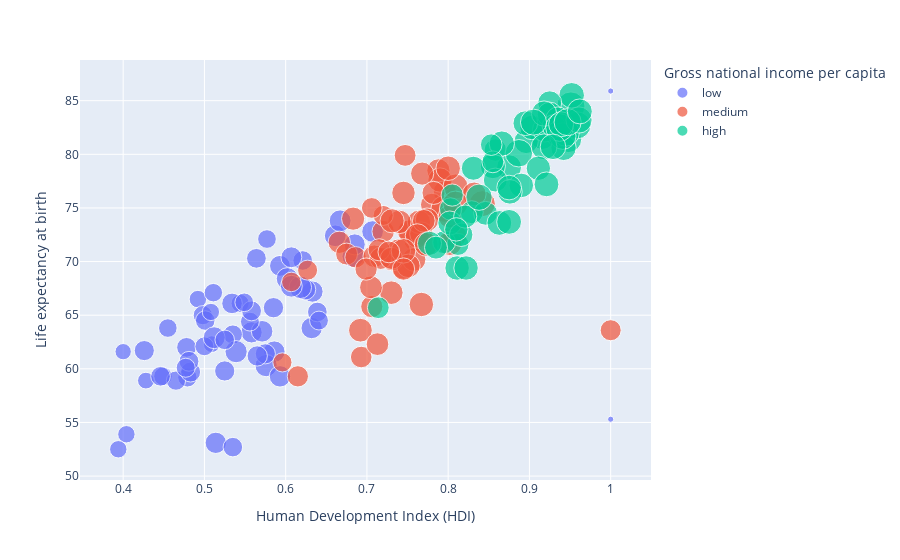

Notebook code cell kept with this figure:
### Code cell
dataset["Human Development Index (HDI) "].replace("..", "1", inplace=True)
dataset["Human Development Index (HDI) "] = pd.to_numeric(dataset["Human Development Index (HDI) "])
dataset["Life expectancy at birth"].replace("..", "1", inplace=True)
dataset["Life expectancy at birth"] = pd.to_numeric(dataset["Life expectancy at birth"])
dataset["Expected years of schooling"].replace("..", "1", inplace=True)
dataset["Expected years of schooling"] = pd.to_numeric(dataset["Expected years of schooling"])
dataset["Gross national income (GNI) per capita"].replace("..", "1", inplace=True)
dataset["Gross national income (GNI) per capita"] = pd.to_numeric(dataset["Gross national income (GNI) per capita"])

dataset["Gross national income per capita"] = pd.qcut(dataset["Gross national income (GNI) per capita"], 3, labels=["low", "medium", "high"])

fig = px.scatter(dataset, x="Human Development Index (HDI) ", y="Life expectancy at birth", size='Expected years of schooling', color= dataset["Gross national income per capita"], hover_data=["Human Development Index (HDI) "])
fig.show()

### Figure 1 — Plotly figure (JSON) as saved in the notebook; plotly's stock layout.template omitted (floating-point values rounded to 4 significant figures)
{"data": [{"hovertemplate": "Gross national income per capita=low<br>Human Development Index (HDI) =%{x}<br>Life expectancy at birth=%{y}<br>Expected years of schooling=%{marker.size}<extra></extra>", "legendgroup": "low", "marker": {"color": "#636efa", "size": [10.3, 12.2, 12.4, 13, 10.8, 9.1, 10.7, 11.5, 13.1, 8, 8, 11.9, 12.3, 9.8, 7.4, 8.1, 9.7, 9.4, 12, 9.8, 10.6, 9.7, 10.1, 11.9, 10.7, 11.8, 12, 10.4, 10.1, 12.7, 7.4, 10.2, 9.4, 1, 10.2, 10.9, 12.9, 12.6, 7, 10.1, 8.7, 10.4, 11.2, 12.4, 13.4, 9, 9.6, 10.3, 1, 7.9, 9.2, 11.7, 9.2, 12.6, 13, 9.4, 10.1, 11.5, 9.1, 10.9, 12.1], "sizemode": "area", "sizeref": 0.05275, "symbol": "circle"}, "mode": "markers", "name": "low", "orientation": "v", "showlegend": true, "type": "scatter", "x": [0.478, 0.586, 0.661, 0.683, 0.525, 0.449, 0.426, 0.593, 0.576, 0.404, 0.394, 0.558, 0.571, 0.479, 0.509, 0.492, 0.498, 0.5, 0.632, 0.465, 0.483, 0.535, 0.621, 0.633, 0.575, 0.624, 0.514, 0.481, 0.501, 0.512, 0.428, 0.639, 0.556, 1, 0.446, 0.585, 0.602, 0.667, 0.4, 0.535, 0.544, 0.558, 0.534, 0.707, 0.618, 0.511, 0.477, 0.564, 1, 0.508, 0.577, 0.685, 0.549, 0.607, 0.539, 0.641, 0.525, 0.607, 0.455, 0.565, 0.593], "xaxis": "x", "y": [62, 61.6, 72.4, 70.5, 59.8, 59.3, 61.7, 69.6, 60.3, 53.9, 52.5, 63.4, 63.5, 59.2, 62.3, 66.5, 65, 62.1, 63.8, 58.9, 59.7, 63.2, 70.1, 67.2, 61.4, 67.4, 53.1, 60.7, 64.5, 62.9, 58.9, 65.3, 64.4, 85.9, 59.3, 65.7, 68.4, 73.8, 61.6, 52.7, 66.1, 65.4, 66.1, 72.8, 67.6, 67.1, 60.1, 70.3, 55.3, 65.3, 72.1, 71.6, 66.2, 67.7, 61.6, 64.5, 62.7, 70.4, 63.8, 61.2, 59.3], "yaxis": "y"}, {"hovertemplate": "Gross national income per capita=medium<br>Human Development Index (HDI) =%{x}<br>Life expectancy at birth=%{y}<br>Expected years of schooling=%{marker.size}<extra></extra>", "legendgroup": "medium", "marker": {"color": "#EF553B", "size": [14.4, 14.6, 14.2, 17.9, 13.1, 13.5, 15.7, 15.2, 13.2, 14.9, 13.8, 12.3, 15.6, 14.2, 14.4, 16.5, 14.4, 13.3, 14.5, 14.6, 13.8, 12.7, 9.7, 14.7, 13, 15.6, 18.7, 10.6, 13.7, 14.6, 12.1, 13.4, 10.6, 10.1, 11.3, 12.6, 14.9, 15, 15.1, 14.2, 11.9, 11.7, 13.6, 15.8, 13, 15.4, 13.1, 12.9, 14.7, 14.4, 13.6, 14.1, 13, 15.9, 16, 15.4, 13.2, 15, 16.8, 12.5], "sizemode": "area", "sizeref": 0.05275, "symbol": "circle"}, "mode": "markers", "name": "medium", "orientation": "v", "showlegend": true, "type": "scatter", "x": [0.796, 0.745, 0.788, 0.842, 0.759, 0.745, 0.79, 0.808, 0.666, 0.692, 0.78, 0.693, 0.754, 0.768, 0.752, 0.809, 0.764, 0.72, 0.767, 0.74, 0.731, 0.675, 0.596, 0.73, 0.706, 0.802, 0.795, 0.627, 0.705, 0.774, 0.686, 0.709, 0.72, 0.607, 0.706, 0.747, 0.758, 0.739, 0.832, 0.683, 0.615, 1, 0.77, 0.767, 0.717, 0.762, 0.699, 0.715, 0.751, 0.802, 0.713, 0.782, 0.73, 0.8, 0.745, 0.731, 0.745, 0.773, 0.809, 0.727], "xaxis": "x", "y": [76.5, 76.4, 78.5, 75.4, 72, 69.4, 77.6, 72.4, 71.8, 63.6, 75.3, 61.1, 72.8, 78.2, 72.8, 77, 73.7, 72.8, 72.6, 73.7, 70.2, 70.7, 60.6, 67.1, 65.8, 71.7, 74.9, 69.2, 67.6, 73.9, 70.4, 70.5, 74.3, 68.1, 75, 79.9, 70.2, 71, 76.3, 74, 59.3, 63.6, 73.8, 66, 70.3, 72.4, 69.3, 71.1, 69.6, 74.2, 62.3, 76.4, 70.3, 78.7, 71, 73.8, 69.3, 71.6, 75.4, 70.9], "yaxis": "y"}, {"hovertemplate": "Gross national income per capita=high<br>Human Development Index (HDI) =%{x}<br>Life expectancy at birth=%{y}<br>Expected years of schooling=%{marker.size}<extra></extra>", "legendgroup": "high", "marker": {"color": "#00cc96", "size": [13.3, 21.1, 16, 12.9, 16.3, 19.6, 14, 13.9, 16.4, 16.7, 15.1, 15.6, 18.7, 15.9, 19.1, 15.8, 17, 20, 12.5, 17.3, 15, 19.2, 18.9, 16.1, 16.2, 15.2, 15.8, 16.5, 15.3, 16.2, 15.2, 16.3, 14.4, 13.3, 16.8, 15.2, 18.7, 20.3, 18.2, 14.6, 13.1, 16, 16.9, 12.6, 14.2, 15.8, 15.4, 12.3, 16.1, 13.9, 16.5, 17.7, 17.9, 19.4, 16.5, 14.5, 18.3, 15.7, 17.3, 16.3], "sizemode": "area", "sizeref": 0.05275, "symbol": "circle"}, "mode": "markers", "name": "high", "orientation": "v", "showlegend": true, "type": "scatter", "x": [0.858, 0.951, 0.916, 0.812, 0.875, 0.937, 0.829, 0.795, 0.936, 0.855, 0.858, 0.896, 0.948, 0.89, 0.94, 0.903, 0.942, 0.887, 0.714, 0.952, 0.846, 0.959, 0.945, 0.919, 0.895, 0.925, 0.811, 0.925, 0.831, 0.863, 0.935, 0.875, 0.93, 0.803, 0.918, 0.802, 0.941, 0.937, 0.961, 0.816, 0.805, 0.876, 0.866, 0.855, 0.821, 0.822, 0.777, 0.853, 0.875, 0.785, 0.939, 0.918, 0.905, 0.947, 0.962, 0.81, 0.838, 0.911, 0.929, 0.921], "xaxis": "x", "y": [80.4, 84.5, 81.6, 71.6, 78.8, 81.9, 74.6, 71.8, 82.7, 78.9, 77.6, 81.2, 81.4, 77.1, 82, 82.5, 80.6, 80.1, 65.7, 85.5, 74.5, 82.7, 82, 82.3, 82.9, 84.8, 69.4, 83.7, 78.7, 73.6, 83.3, 73.7, 82.6, 74.9, 83.8, 73.6, 81.7, 82.5, 83.2, 72.5, 76.2, 76.5, 81, 79.3, 74.2, 69.4, 71.7, 80.9, 76.9, 71.3, 82.8, 80.7, 83, 83, 84, 73, 76, 78.7, 80.7, 77.2], "yaxis": "y"}], "layout": {"legend": {"itemsizing": "constant", "title": {"text": "Gross national income per capita"}, "tracegroupgap": 0}, "margin": {"t": 60}, "xaxis": {"anchor": "y", "domain": [0, 1], "title": {"text": "Human Development Index (HDI) "}}, "yaxis": {"anchor": "x", "domain": [0, 1], "title": {"text": "Life expectancy at birth"}}}}
